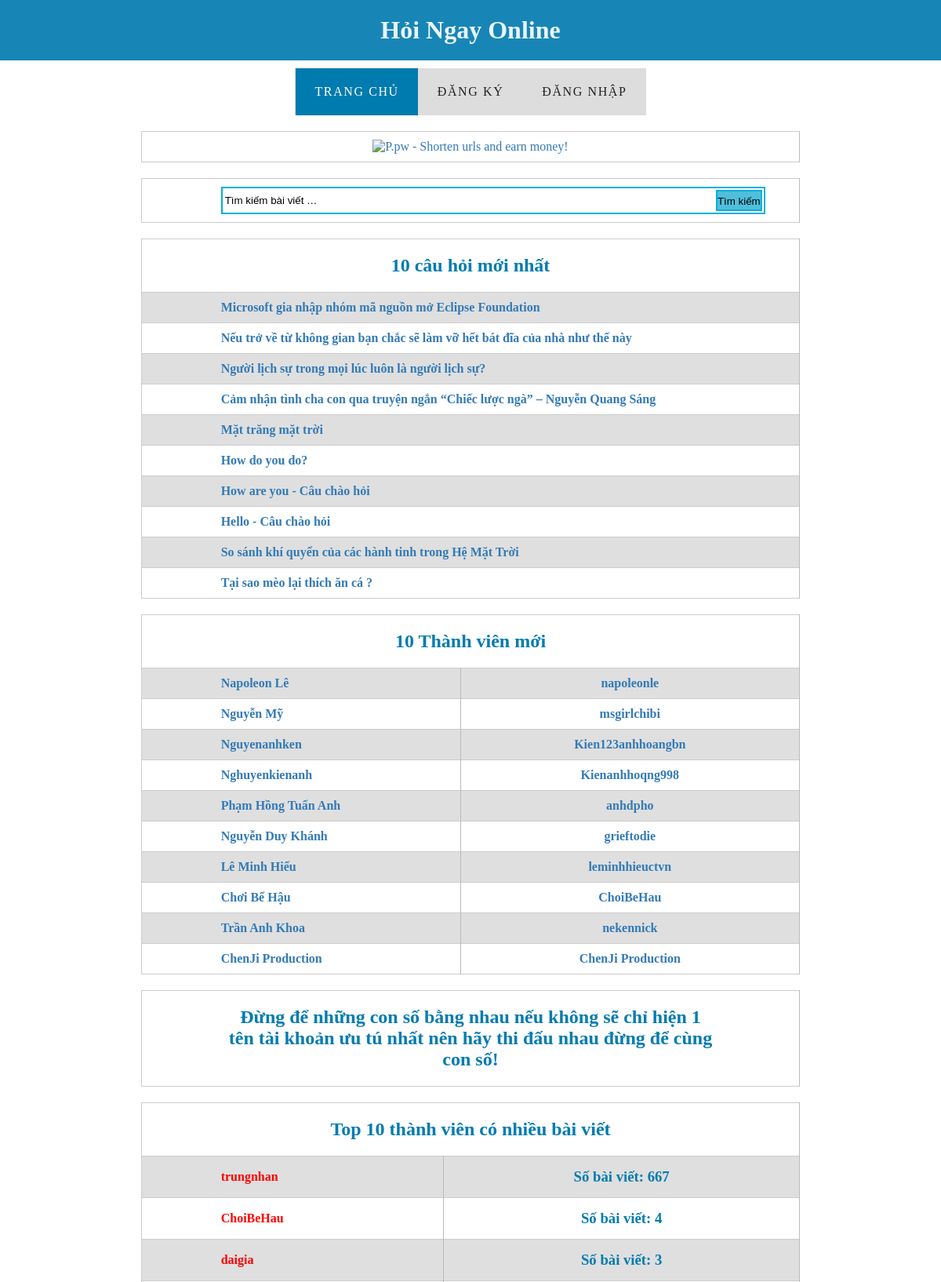
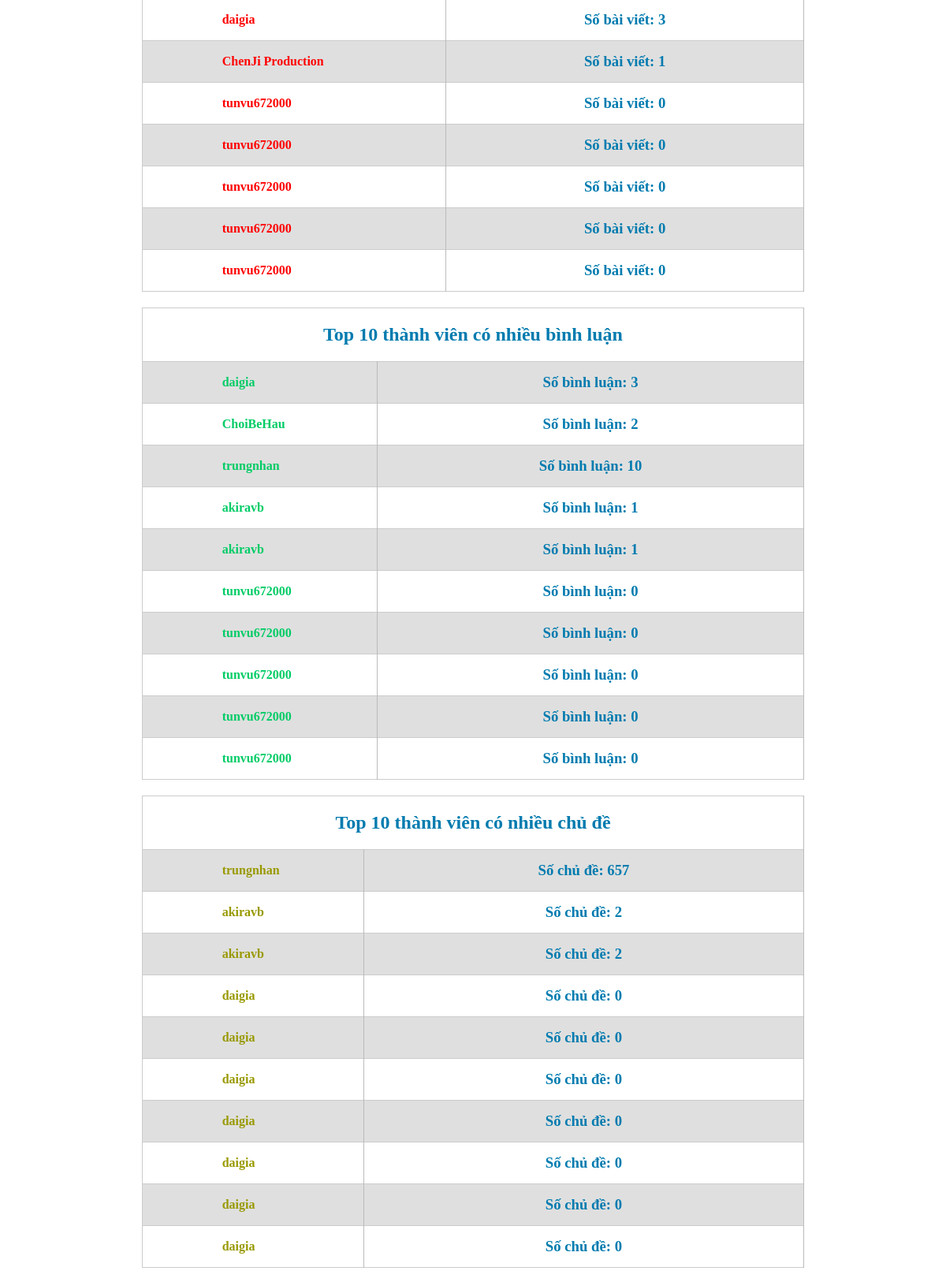
Page /m/index.php (upper part) on the committed database (2 pictures, top to bottom).
### tables this page shows
CREATE TABLE `data` (
  `id` int(11) NOT NULL AUTO_INCREMENT,
  `user` text NOT NULL,
  `cauhoi` text NOT NULL,
  `noidung` text NOT NULL,
  `date` text NOT NULL,
  PRIMARY KEY (`id`)
);

CREATE TABLE `member` (
  `id` int(11) NOT NULL AUTO_INCREMENT,
  `username` varchar(255) NOT NULL,
  `password` varchar(255) NOT NULL,
  `email` varchar(255) NOT NULL,
  `fullname` varchar(255) NOT NULL,
  `birthday` varchar(10) NOT NULL,
  `sex` varchar(3) NOT NULL,
  PRIMARY KEY (`id`)
);

CREATE TABLE `vieww` (
  `id` int(11) NOT NULL AUTO_INCREMENT,
  `idd` text NOT NULL,
  `view` text NOT NULL,
  PRIMARY KEY (`id`),
  UNIQUE KEY `id_3` (`id`),
  KEY `id` (`id`),
  KEY `id_2` (`id`)
);

CREATE TABLE `topcmm` (
  `id` int(11) NOT NULL AUTO_INCREMENT,
  `user` text NOT NULL,
  `view` text NOT NULL,
  PRIMARY KEY (`id`)
);

CREATE TABLE `chudee` (
  `id` int(11) NOT NULL AUTO_INCREMENT,
  `user` text NOT NULL,
  `view` text NOT NULL,
  PRIMARY KEY (`id`)
);

### m/index.php (the view, shortened to what this page needs)
<html lang="vi">
<head>
	<link rel='stylesheet' type='text/css' href='css/theme.css' />
    <link rel='stylesheet' type='text/css' href='css/data.css' />
    </head>
	 <body data-base="http://hoingay.online">
	<div class="floating-menu"><center><h1>Hỏi Ngay Online</h1>
	</center>
	</div>
	<div id="gs" class="gs"><div style="visibility : hidden;"><center><h1>Hỏi Ngay Online</h1></center></div>
		<h3><?php
       ?></h3>
<center>
<div id="menu">
   <ul>
<li class="current_page_item"><a href="/" accesskey="1" title="Trang chủ">Trang chủ</a></li>
  <?php
       if (isset($_SESSION['username']) && $_SESSION['username']){
          echo "<li><a href='thoat'>Đăng xuất</a></li>
";
       }
       else{
echo "<li><a href='/dang-ky-tai-khoan' accesskey='2' title='Đăng ký'>Đăng Ký</a></li>
<li><a href='/dang-nhap' accesskey='3' title='Đăng nhập'>Đăng Nhập</a></li>
";
       }
       ?>
  </ul>
</div>
<center>
	   <TABLE  BORDER="1"><td>
	 <center>  <?php include("ads2.php"); ?>
</center></td>
	 </TABLE>
	<TABLE  BORDER="1">
<td>
<div id="search">
<form class="searchform" action="tim-kiem">
<input class="q" onfocus="if (this.value == 'Tìm kiếm bài viết …') {this.value = '';}" onblur="if (this.value == '') {this.value = 'Tìm kiếm bài viết …';}" type="text" name="q" value="Tìm kiếm bài viết …" />
<input class="searchsubmit" type="submit" value="Tìm kiếm" />
</form>
</div></td>
</TABLE>
<TABLE  BORDER="1">
<?php
	echo "<TR><TD COLSPAN='2'>
<h2>10 câu hỏi mới nhất</h2></TD></TR>";
$kq=mysql_query("SELECT id from data ORDER BY id DESC LIMIT 10") or die ("Không thể xuất thông tin Bảng tb ".mysql_error());
while ($row=mysql_fetch_array($kq))
{
$id2 = mysql_real_escape_string($row['id']);
 $sql = "select * from data where id = $id2";
  $result = mysql_query($sql);
  $data = mysql_fetch_array ($result);
  echo "<TR><TD> <font color ='009900'><b></b></font><h4><b><a href='/view?id=".$data['id']."'>".$data['cauhoi']."</a></h4></b></TD></TR>";
}
?>
</TABLE>
</div>
<TABLE  BORDER="1">
<?php
	echo "<TR><TD COLSPAN='2'>
<h2>10 Thành viên mới</h2></TD></TR>";
$kq=mysql_query("SELECT id from member ORDER BY id DESC LIMIT 10") or die ("Không thể xuất thông tin Bảng tb ".mysql_error());
while ($row=mysql_fetch_array($kq))
{
$id2 = mysql_real_escape_string($row['id']);
 $sql = "select * from member where id = $id2";
  $result = mysql_query($sql);
  $data = mysql_fetch_array ($result);
  echo "<TR><TD><h4><a href='/user?id=".$data['id']."&u=".$data['username']."'>".$data['fullname']."</h4></th><th><center><a href='/user?id=".$data['id']."&u=".$data['username']."'>".$data['username']."</h4></th></center></a></TD></TR>";
}
?>
</TABLE>
  <TABLE  BORDER="1"><td>
	 <center>  <h2>Đừng để những con số bằng nhau nếu không sẽ chỉ hiện 1 tên tài khoản ưu tú nhất nên hãy thi đấu nhau đừng để cùng con số!</h2></a></center></td>
	 </TABLE>
<TABLE  BORDER="1">
<?php
	echo "<TR><TD COLSPAN='2'>
<h2>Top 10 thành viên có nhiều bài viết</h2></TD></TR>";
$kq=mysql_query("SELECT view from vieww ORDER BY view DESC LIMIT 10") or die ("Không thể xuất thông tin Bảng tb ".mysql_error());
while ($row=mysql_fetch_array($kq))
{
$id2 = mysql_real_escape_string($row['view']);
 $sql = "select * from vieww where view = $id2";
  $result = mysql_query($sql);
  $data = mysql_fetch_array ($result);
  echo "<TR><TD><font color='red'><h4>".$data['idd']."</h4></font></th><th><h3>Số bài viết: ".$data['view']."</h3></th</TD></TR>";
}
?>
</TABLE>
<TABLE  BORDER="1">
<?php
	echo "<TR><TD COLSPAN='2'>
<h2>Top 10 thành viên có nhiều bình luận</h2></TD></TR>";
$kq=mysql_query("SELECT view from topcmm ORDER BY view DESC LIMIT 10") or die ("Không thể xuất thông tin Bảng tb ".mysql_error());
while ($row=mysql_fetch_array($kq))
{
$id2 = mysql_real_escape_string($row['view']);
 $sql = "select * from topcmm where view = $id2";
  $result = mysql_query($sql);
  $data = mysql_fetch_array ($result);
  echo "<TR><TD><font color='00CC66'><h4>".$data['user']."</font></h4></th><th><h3>Số bình luận: ".$data['view']."</h3></th</TD></TR>";
}
?>
</TABLE>
<TABLE  BORDER="1">
<?php
	echo "<TR><TD COLSPAN='2'>
<h2>Top 10 thành viên có nhiều chủ đề</h2></TD></TR>";
$kq=mysql_query("SELECT view from chudee ORDER BY view DESC LIMIT 10") or die ("Không thể xuất thông tin Bảng tb ".mysql_error());
while ($row=mysql_fetch_array($kq))
{
$id2 = mysql_real_escape_string($row['view']);
 $sql = "select * from chudee where view = $id2";
  $result = mysql_query($sql);
  $data = mysql_fetch_array ($result);
  echo "<TR><TD><font color='999900'><h4>".$data['user']."</h4></font></th><th><h3>Số chủ đề: ".$data['view']."</h3></th</TD></TR>";
}
?>
</TABLE>
	 </body>
	 </html>

### m/ads2.php
<a href="http://p.pw/?id=356183&utm_source=referrer&utm_medium=banner&utm_campaign=referral"><img src="http://p.pw/banners/728x90.gif" alt="P.pw - Shorten urls and earn money!" /></a>

### m/css/theme.css (style rules this page uses)
* { margin: 0;padding: 0; }
h3 { text-align: center; color:#007baf; padding: 5px; }
h2 { text-align: center; color:#007baf; padding: 10px; }
h1 { text-align: center; color:rgba(255, 255, 255, 0.91); background: rgba(0, 123, 175, 0.91); padding: 20px; }
table { margin: 20px auto; border-collapse:collapse ; border: 1px solid #ccc; width: 70%; }
th { padding: 10px 10px; border-right: 1px solid #bbb; }
td { padding:10px 12%; border-right: 1px solid #bbb; }
tbody tr:nth-child(2n) { background: #DFDFDF; }
a { color: #337ab7;text-decoration:none }

### m/css/data.css (style rules this page uses)
div.floating-menu { position:fixed;width:100%;top:0 }
#menu ul { display: inline-block; background: #DDDDDD; }
#menu li { display: block; float: left; text-align: center; line-height: 60px; }
#menu li a, #menu li span { display: inline-block; margin-left: 1px; padding: 0em 1.5em; letter-spacing: 0.10em; text-decoration: none; font-size: 1em; text-transform: uppercase; outline: 0; color: #212121; }
#menu li.current_page_item a { background: #007baf; color: #FFF !important; }

### m/index.php (style rules this page uses)
.searchform { float: left; border:#00afdd 2px solid; height:31px; width:690px; }
.searchform input[type=text] { width:625px; height:31px; border:0px; background:#ffffff; float:left; margin:0px;padding:3px; }
.searchform input[type=submit] { border:#00afdd 2px solid; float:right; margin:2px 2px 2px 2px; height:27px; padding-top:2px; background:#4fbfdc; }

### rows in the picture
data: cauhoi "Microsoft gia nhập nhóm mã nguồn mở Eclipse Foundation"
data: cauhoi "Nếu trở về từ không gian bạn chắc sẽ làm vỡ hết bát đĩa của nhà như thế này"
data: cauhoi "Người lịch sự trong mọi lúc luôn là người lịch sự?"
data: cauhoi "Cảm nhận tình cha con qua truyện ngắn “Chiếc lược ngà” – Nguyễn Quang Sáng"
data: cauhoi "Mặt trăng mặt trời"
data: cauhoi "How do you do?"
data: cauhoi "How are you - Câu chào hỏi"
data: cauhoi "Hello - Câu chào hỏi"
data: cauhoi "So sánh khí quyển của các hành tinh trong Hệ Mặt Trời"
data: cauhoi "Tại sao mèo lại thích ăn cá ?"
member: fullname "Napoleon Lê", username "napoleonle"
member: fullname "Nguyễn Mỹ", username "msgirlchibi"
member: fullname "Nguyenanhken", username "Kien123anhhoangbn"
member: fullname "Nghuyenkienanh", username "Kienanhhoqng998"
member: fullname "Phạm Hồng Tuấn Anh", username "anhdpho"
member: fullname "Nguyễn Duy Khánh", username "grieftodie"
member: fullname "Lê Minh Hiếu", username "leminhhieuctvn"
member: fullname "Chơi Bể Hậu", username "ChoiBeHau"
member: fullname "Trần Anh Khoa", username "nekennick"
member: fullname "ChenJi Production", username "ChenJi Production"
vieww: idd "trungnhan", view "667"
vieww: idd "ChoiBeHau", view "4"
vieww: idd "daigia", view "3"
vieww: idd "ChenJi Production", view "1"
vieww: idd "tunvu672000", view "0"
topcmm: user "daigia", view "3"
topcmm: user "ChoiBeHau", view "2"
topcmm: user "trungnhan", view "10"
topcmm: user "akiravb", view "1"
topcmm: user "tunvu672000", view "0"
chudee: user "trungnhan", view "657"
chudee: user "akiravb", view "2"
chudee: user "daigia", view "0"
